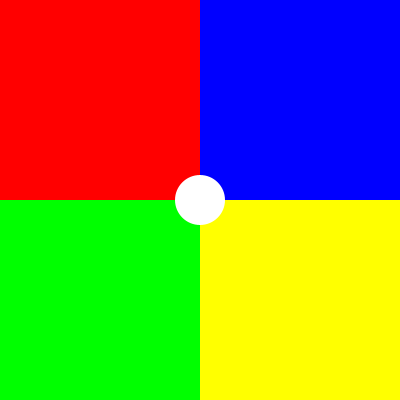
Frame 1 (no input)
Frame 60 (the mouse pressed at the canvas centre just before this capture): identical to frame 1, image omitted
Frame 120 (the mouse held since frame 60 and released just before this capture): identical to frame 1, image omitted

The Processing sketch that drew this single still picture (run headless with seeded random() and noise(); from frame 60 on, the mouse is pressed at the canvas centre):

// Processing sketch: sketch__26_3
// ── sketch__26_3.pde
//THIS SKETCH DRAWS A ELLIPSE IN THE MIDDLE OF THE SCREEN
//CLICK AND DRAG THE ELLIPSE AROUND THE SCREEN, AND PLACE IT
//WHEN THE SPACEBAR IS PRESSED, 
//THE ELLIPSE WILL BECOME THE COLOUR OPPOSITE IT. 

int posx = 200;
int posy = 200;

int sizex = 50;
int sizey = 50;

color red = color(255, 0, 0);
color green = color(0, 255, 0);
color blue = color(0, 0, 255);
color yellow = color(255, 255, 0);

//COLOUR OF THE ELLIPSE
color dot = color(255);

void setup()
{
  ellipseMode(CENTER);
  size(400, 400);
  noStroke();
}

void draw()
{ 
  //BACKGROUND COLOURS
  fill(red);
  rect(0, 0, 200, 200);
  fill(green);
  rect(0, 200, 200, 400);
  fill(blue);
  rect(200, 0, 400, 200);
  fill(yellow);
  rect(200, 200, 400, 400);

  if ((keyPressed==true)&&(key==' ')) 
  {

    //ASSIGNING THE COLOURS THE ELLIPSE WILL CHANGE TO WHEN SPACEBAR IS PRESSED
    if ((posx>0)&&(posx<200)&&(posy>0)&&(posy<200)) {
      dot=yellow;
    } 
    if ((posx>0)&&(posx<200)&&(posy>200)&&(posy<400)) {
      dot=red;
    }
    if ((posx>200)&&(posx<400)&&(posy>0)&&(posy<200)) {
      dot=green;
    }
    if ((posx>200)&&(posx<400)&&(posy>200)&&(posy<400)) {
      dot=blue;
    }
  }

  else

  {
    fill(dot);
    strokeWeight(2);
    ellipse(posx, posy, sizex, sizey);

    //THIS MAKES THE ELLIPSE MOVE WITH THE CURSOR
    if ((mousePressed==true)&&(mouseX<posx+10)&&(mouseX>posx-10)&&(mouseY<posy+10)&&(mouseY>posy-10))
    {
      posx=mouseX;
      posy=mouseY;
    }
  }
}
